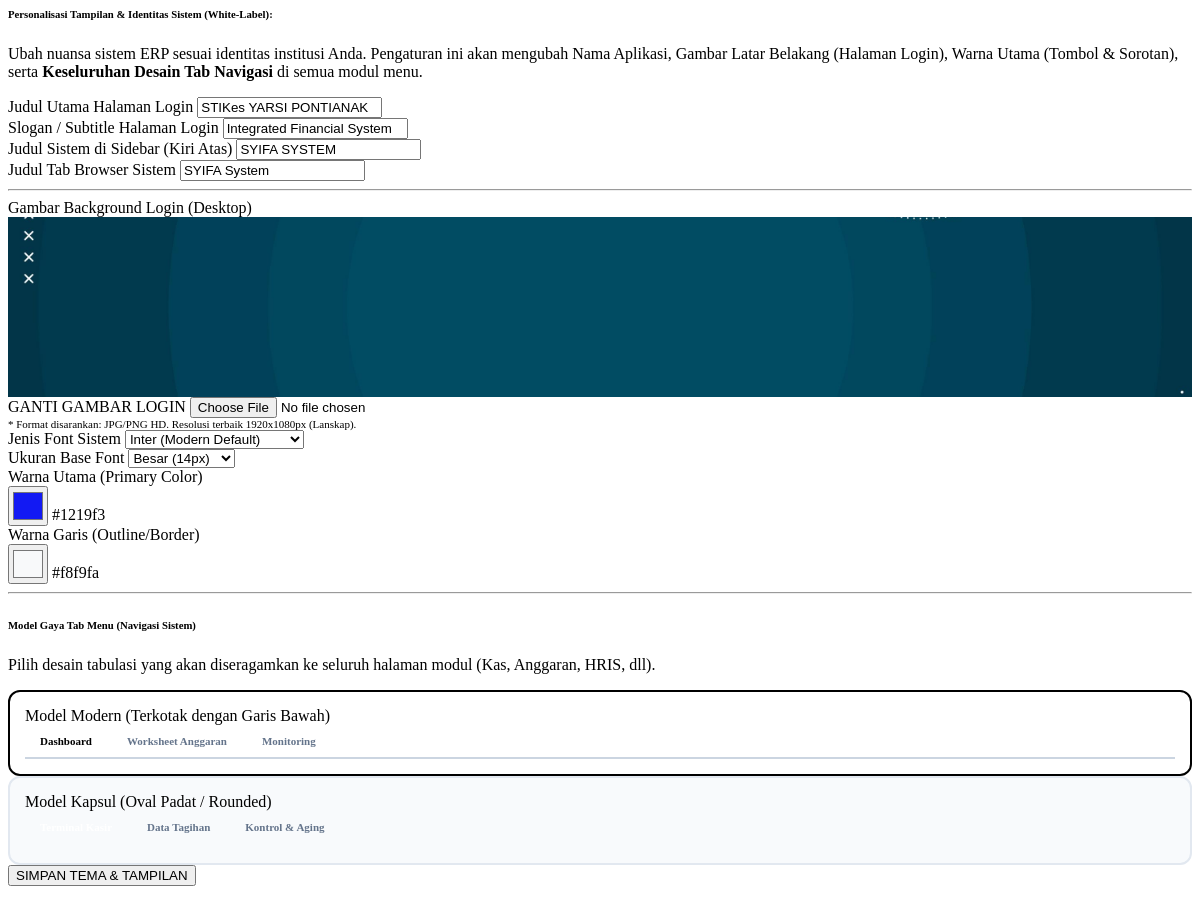
Page /appearance_setting.php on the committed database.
### tables this page shows
CREATE TABLE `sys_appearance` (
  `id` int(11) NOT NULL AUTO_INCREMENT,
  `login_bg` varchar(255) DEFAULT '',
  `font_family` varchar(100) DEFAULT 'Inter, sans-serif',
  `font_size` varchar(20) DEFAULT '13px',
  `primary_color` varchar(20) DEFAULT '#0d6efd',
  `outline_color` varchar(20) DEFAULT '#e2e8f0',
  `app_name` varchar(100) DEFAULT 'Enterprise Resource Planning System',
  `sidebar_title` varchar(50) DEFAULT 'SYIFA ERP',
  `tab_style` varchar(20) DEFAULT 'modern',
  `app_slogan` varchar(100) DEFAULT 'Integrated Financial & Asset System',
  `browser_title` varchar(100) DEFAULT 'SYIFA ERP System',
  PRIMARY KEY (`id`)
);

### appearance_setting.php (the view, shortened to what this page needs)
<?php
$appr = $conn->query("SELECT * FROM sys_appearance WHERE id=1")->fetch_assoc();
?>
<div class="animate__animated animate__fadeIn">
    <div class="alert alert-info border-0 bg-info bg-opacity-10 text-dark shadow-sm rounded-4 mb-4 p-4">
        <h6 class="fw-bold mb-2"><i class="fas fa-paint-roller me-2 text-info"></i>Personalisasi Tampilan & Identitas Sistem (White-Label):</h6>
        <p class="mb-0 small">Ubah nuansa sistem ERP sesuai identitas institusi Anda. Pengaturan ini akan mengubah Nama Aplikasi, Gambar Latar Belakang (Halaman Login), Warna Utama (Tombol & Sorotan), serta <b>Keseluruhan Desain Tab Navigasi</b> di semua modul menu.</p>
    </div>
    <form action="settings.php" method="POST" enctype="multipart/form-data" class="card border-0 shadow-none">
        <div class="row g-4 mb-4">
            <div class="col-md-6">
                <label class="small fw-bold text-primary mb-1 uppercase">Judul Utama Halaman Login</label>
                <input type="text" name="app_name" class="form-control border-0 bg-light shadow-sm py-2 px-3 fw-bold text-dark" value="<?= htmlspecialchars($appr['app_name'] ?? '') ?>" placeholder="Misal: SYIFA ERP SYSTEM" required>
            </div>
            <div class="col-md-6">
                <label class="small fw-bold text-primary mb-1 uppercase">Slogan / Subtitle Halaman Login</label>
                <input type="text" name="app_slogan" class="form-control border-0 bg-light shadow-sm py-2 px-3 fw-bold text-dark" value="<?= htmlspecialchars($appr['app_slogan'] ?? '') ?>" placeholder="Misal: Integrated Financial & Asset System" required>
            </div>
            <div class="col-md-6">
                <label class="small fw-bold text-primary mb-1 uppercase">Judul Sistem di Sidebar (Kiri Atas)</label>
                <input type="text" name="sidebar_title" class="form-control border-0 bg-light shadow-sm py-2 px-3 fw-bold text-dark" value="<?= htmlspecialchars($appr['sidebar_title'] ?? '') ?>" placeholder="Misal: SYIFA ERP" required>
            </div>
            <div class="col-md-6">
                <label class="small fw-bold text-primary mb-1 uppercase">Judul Tab Browser Sistem</label>
                <input type="text" name="browser_title" class="form-control border-0 bg-light shadow-sm py-2 px-3 fw-bold text-dark" value="<?= htmlspecialchars($appr['browser_title'] ?? '') ?>" placeholder="Misal: Keuangan Yarsi" required>
            </div>
        </div>
        <hr class="my-4 opacity-25">
        <div class="row g-4">
            <div class="col-md-5">
                <label class="small fw-bold text-muted mb-2">Gambar Background Login (Desktop)</label>
                <div class="border rounded-4 bg-light p-3 text-center mb-3">
                    <?php if(!empty($appr['login_bg'])): ?>
                        <img src="assets/img/<?= $appr['login_bg'] ?>" id="previewBg" class="img-fluid rounded-3 shadow-sm mb-3" style="max-height: 180px; object-fit: cover; width: 100%;">
                    <?php else: ?>
                        <div id="noBg" class="py-5 text-muted"><i class="fas fa-image fa-3x mb-2 opacity-25"></i><br>Gunakan gambar Default</div>
                        <img src="" id="previewBg" class="img-fluid rounded-3 shadow-sm mb-3 d-none" style="max-height: 180px; object-fit: cover; width: 100%;">
                    <?php endif; ?>
                    <label class="btn btn-outline-primary btn-sm rounded-pill px-4 fw-bold shadow-sm w-100 cursor-pointer">
                        <i class="fas fa-upload me-2"></i>GANTI GAMBAR LOGIN
                        <input type="file" name="login_bg" class="d-none" accept=".jpg,.jpeg,.png" onchange="previewBgImage(this)">
                    </label>
                </div>
                <small class="text-muted d-block" style="font-size: 11px;">* Format disarankan: JPG/PNG HD. Resolusi terbaik 1920x1080px (Lanskap).</small>
            </div>
            <div class="col-md-7">
                <div class="row g-3">
                    <div class="col-md-6">
                        <label class="small fw-bold text-muted mb-1">Jenis Font Sistem</label>
                        <select name="font_family" class="form-select bg-light border-0 shadow-sm py-2 px-3 fw-bold text-dark">
                            <option value="'Inter', sans-serif" <?= strpos($appr['font_family'], 'Inter')!==false?'selected':'' ?>>Inter (Modern Default)</option>
                        </select>
                    </div>
                    <div class="col-md-6">
                        <label class="small fw-bold text-muted mb-1">Ukuran Base Font</label>
                        <select name="font_size" class="form-select bg-light border-0 shadow-sm py-2 px-3 fw-bold text-dark">
                            <option value="14px" <?= $appr['font_size']=='14px'?'selected':'' ?>>Besar (14px)</option>
                        </select>
                    </div>
                    <div class="col-md-6 mt-4">
                        <label class="small fw-bold text-muted mb-1 d-block">Warna Utama (Primary Color)</label>
                        <div class="d-flex align-items-center gap-3 bg-light p-2 rounded-pill shadow-sm">
                            <input type="color" name="primary_color" class="form-control form-control-color border-0 p-0 rounded-circle" style="width:40px; height:40px; cursor:pointer;" value="<?= $appr['primary_color'] ?>" id="colorPrim" onchange="document.getElementById('hexPrim').innerText = this.value">
                            <span class="fw-bold text-dark font-monospace" id="hexPrim"><?= $appr['primary_color'] ?></span>
                        </div>
                    </div>
                    <div class="col-md-6 mt-4">
                        <label class="small fw-bold text-muted mb-1 d-block">Warna Garis (Outline/Border)</label>
                        <div class="d-flex align-items-center gap-3 bg-light p-2 rounded-pill shadow-sm">
                            <input type="color" name="outline_color" class="form-control form-control-color border-0 p-0 rounded-circle" style="width:40px; height:40px; cursor:pointer;" value="<?= $appr['outline_color'] ?>" id="colorOut" onchange="document.getElementById('hexOut').innerText = this.value">
                            <span class="fw-bold text-dark font-monospace" id="hexOut"><?= $appr['outline_color'] ?></span>
                        </div>
                    </div>
                </div>
            </div>
        </div>
        <hr class="my-4 opacity-25">
        <h6 class="fw-bold text-primary mb-3">Model Gaya Tab Menu (Navigasi Sistem)</h6>
        <p class="small text-muted mb-3">Pilih desain tabulasi yang akan diseragamkan ke seluruh halaman modul (Kas, Anggaran, HRIS, dll).</p>
        <div class="row g-3 mb-4">
            <div class="col-md-6">
                <div class="tab-preview-box style-modern <?= $appr['tab_style'] == 'modern' ? 'selected' : '' ?>" onclick="selectTabStyle('modern')">
                    <div class="small fw-bold text-dark mb-2">Model Modern (Terkotak dengan Garis Bawah)</div>
                    <ul class="dummy-nav">
                        <li class="dummy-link active">Dashboard</li>
                        <li class="dummy-link">Worksheet Anggaran</li>
                        <li class="dummy-link">Monitoring</li>
                    </ul>
                </div>
            </div>
            <div class="col-md-6">
                <div class="tab-preview-box style-pill <?= $appr['tab_style'] == 'pill' ? 'selected' : '' ?>" onclick="selectTabStyle('pill')">
                    <div class="small fw-bold text-dark mb-2">Model Kapsul (Oval Padat / Rounded)</div>
                    <ul class="dummy-nav">
                        <li class="dummy-link active">Terminal Kasir</li>
                        <li class="dummy-link">Data Tagihan</li>
                        <li class="dummy-link">Kontrol & Aging</li>
                    </ul>
                </div>
            </div>
        </div>
        <div class="mt-4 text-end border-top pt-4">
            <button type="submit" class="btn btn-primary rounded-pill px-5 py-3 fw-bold shadow-lg"><i class="fas fa-save me-2"></i>SIMPAN TEMA & TAMPILAN</button>
        </div>
    </form>
</div>

### appearance_setting.php (style rules this page uses)
.tab-preview-box { border: 2px solid #e2e8f0; border-radius: 12px; padding: 15px; cursor: pointer; transition: 0.2s; position: relative; background: #f8fafc; }
.tab-preview-box.selected { border-color: var(--bs-primary); background: rgba(var(--bs-primary-rgb), 0.05); }
.tab-preview-box.selected::after { content: '\f058'; font-family: 'Font Awesome 5 Free'; font-weight: 900; position: absolute; top: 10px; right: 10px; color: var(--bs-primary); font-size: 20px; }
.dummy-nav { display: flex; gap: 5px; list-style: none; padding: 0; margin: 0; border-bottom: 2px solid #e2e8f0; padding-bottom: 0; }
.dummy-link { padding: 10px 15px; font-size: 11px; font-weight: 700; color: #64748b; background: transparent; transition: 0.2s; }
.style-modern .dummy-nav { border-bottom: 2px solid #cbd5e1; }
.style-modern .dummy-link { border-radius: 8px 8px 0 0; }
.style-modern .dummy-link.active { color: var(--bs-primary); border-bottom: 3px solid var(--bs-primary); background: rgba(var(--bs-primary-rgb), 0.1); }
.style-pill .dummy-nav { border-bottom: none; }
.style-pill .dummy-link { border-radius: 50px; margin-bottom: 5px; }
.style-pill .dummy-link.active { background: var(--bs-primary); color: #fff; box-shadow: 0 4px 8px rgba(var(--bs-primary-rgb), 0.3); }

### rows in the picture
sys_appearance: app_name "STIKes YARSI PONTIANAK", app_slogan "Integrated Financial System", sidebar_title "SYIFA SYSTEM", browser_title "SYIFA System", login_bg (picture), font_family "Inter (Modern Default)", font_size "Besar (14px)", primary_color "#1219f3", outline_color "#f8f9fa"
